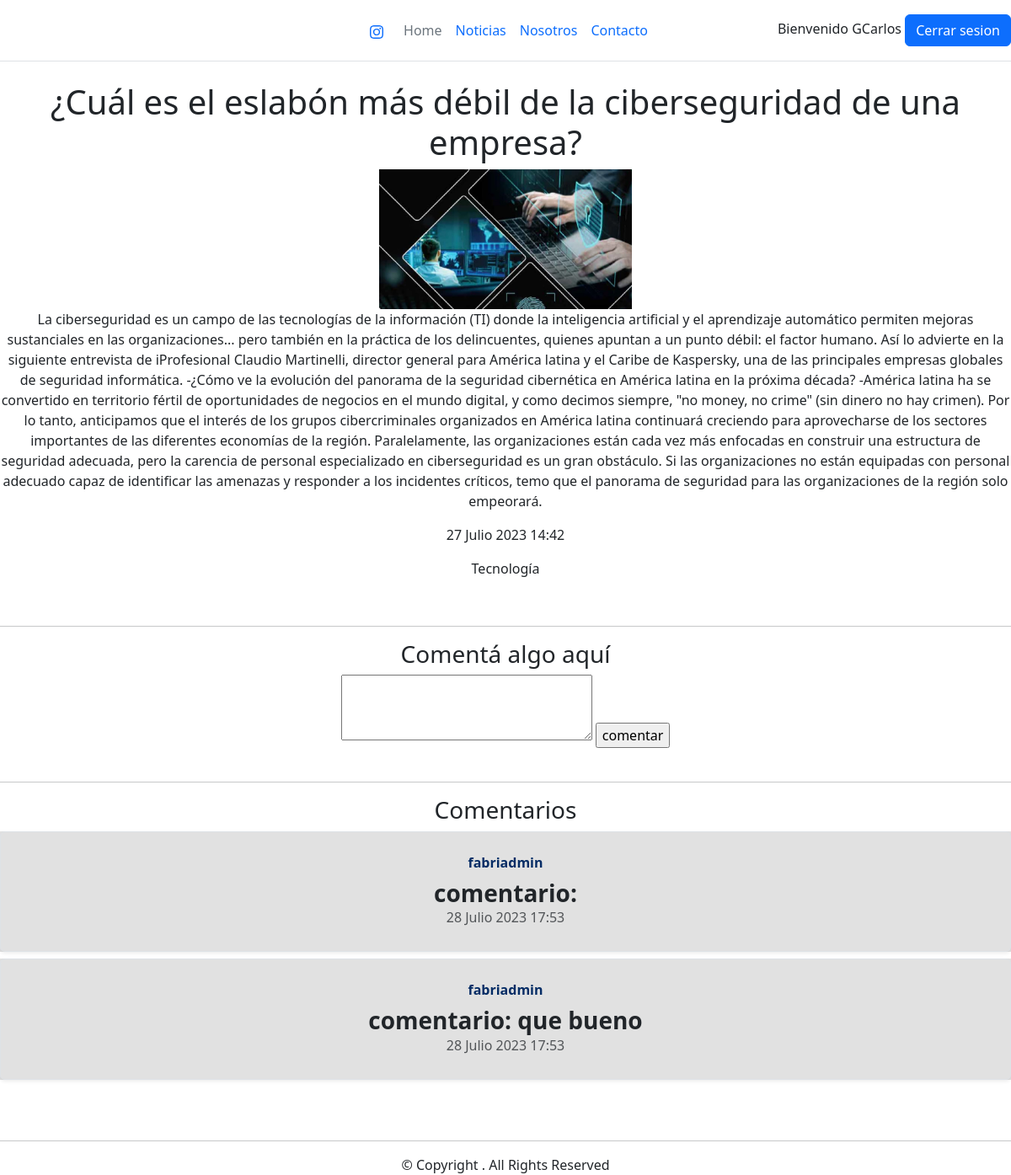
Page /noticias/detalle3 (signed in) on the earlier database version.
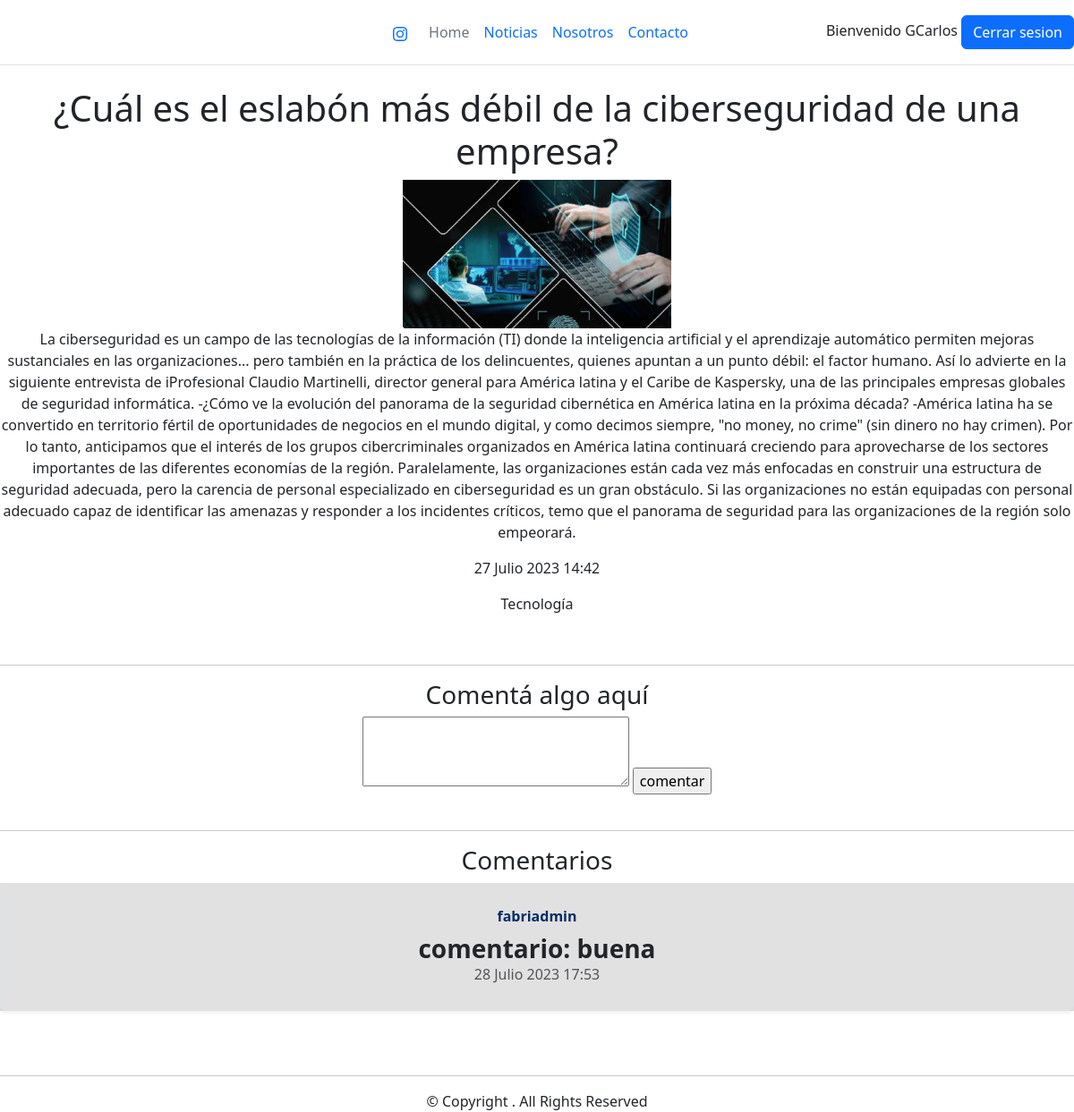
Same page on the later database version.
### apps/noticias/models.py (models this page shows, shortened)
class Comentario(models.Model):
    texto = models.TextField(null=True)
    fecha = models.DateTimeField(auto_now_add=True)
    noticia = models.ForeignKey(Noticia, on_delete=models.CASCADE)
    usuario = models.ForeignKey(Usuario, on_delete=models.CASCADE)

### apps/usuarios/models.py (models this page shows)
class Usuario(AbstractUser):
    pass

### apps/noticias/views.py (the view)
# urls.py: path('detalle<int:pk>', views.Detalle_Noticias, name='detalle'),
@login_required
def Detalle_Noticias(request, pk):
    contexto = {}
    n = Noticia.objects.get(pk=pk)
    contexto['noticia'] = n
    c = Comentario.objects.filter(noticia=n)
    contexto['comentarios'] = c
    return render(request, 'noticias/detalle.html', contexto)

### apps/noticias/models.py (called while the page is built)
    def __str__(self) -> str:
        return self.nombre

    def __str__(self) -> str:
        return self.titulo

### templates/noticias/detalle.html (shortened to what this page needs)
{% extends 'base.html' %}
{% load static %}
{% block contenido%}
<h1>{{noticia}}</h1>
<img src="{{noticia.imagen.url}}" alt="" width="300">
<p>{{noticia.cuerpo}}</p>
<p>{{noticia.fecha}}</p>
<p>{{noticia.categoria_noticia}}</p>
<br>
<hr>
<h3>Comentá algo aquí</h3>
<form action="{% url 'noticias:comentar' %}" method="post">{% csrf_token %}
    <textarea name="comentario" cols="30" rows="3"></textarea>
    <input type="submit" value="comentar">
</form>
<br>
<hr>
<h3>Comentarios</h3>
    {% for com in comentarios %}
    <div class="contenedor">
    <div class="row mb-2">
        <div class="col-md-16">
            <div class="row g-0 border rounded overflow-hidden flex-md-row mb-8 shadow-sm h-md-250 position-relative">
                <div class="col p-4 d-flex flex-column position-static">
                    <strong class="d-inline-block mb-2 text-primary-emphasis">{{ com.usuario }}  </strong>
                    <h3 class="mb-0"><strong> comentario: {{ com.texto }}</strong></h3>
                    <div class="mb-1 text-body-secondary"> {{ com.fecha }}</div>
                </div>
            </div>
        </div>
    </div>
</div>
{% endfor %}
{% endblock contenido%}

Differences in the rows shown:
removed Comentario: usuario "fabriadmin", fecha "28 Julio 2023 17:53"
changed Comentario "fabriadmin": texto "que bueno" → "buena"
